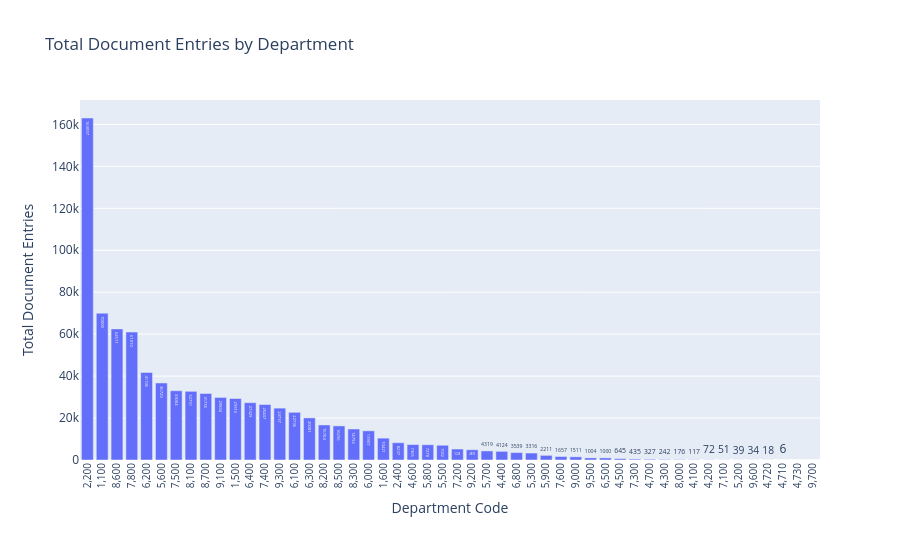

The code cell stored with this chart in its notebook:
### Code cell
# 2. Plotly Bar Chart Creation
fig = px.bar(
    doc_tracking_summary,
    x='RFED_DOC_DEPT_CD',
    y='Total_Document_Entries',
    title='Total Document Entries by Department',
    labels={'RFED_DOC_DEPT_CD': 'Department Code', 'Total_Document_Entries': 'Total Entries'},
    text='Total_Document_Entries'
)

# 3. Fix Layout Settings (Typo in 'update_layout' fixed)
fig.update_layout(
    xaxis_tickangle=-90,
    xaxis=dict(tickfont=dict(size=10)),
    yaxis=dict(title='Total Document Entries'),
    margin=dict(b=100)
)

fig.show()

### Figure 1 — Plotly figure (JSON) as saved in the notebook; plotly's stock layout.template omitted (floating-point values rounded to 4 significant figures)
{"data": [{"hovertemplate": "Department Code=%{x}<br>Total Entries=%{text}<extra></extra>", "legendgroup": "", "marker": {"color": "#636efa", "pattern": {"shape": ""}}, "name": "", "orientation": "v", "showlegend": false, "text": [163100.0, 70000.0, 62510.0, 61010.0, 41740.0, 36720.0, 33000.0, 32750.0, 31760.0, 29830.0, 29320.0, 27330.0, 26450.0, 24740.0, 22740.0, 20080.0, 16700.0, 16260.0, 14790.0, 13910.0, 10420.0, 8237.0, 7365.0, 7278.0, 7032.0, 5228.0, 4893.0, 4319.0, 4124.0, 3539.0, 3316.0, 2211.0, 1657.0, 1511.0, 1004.0, 1000.0, 645.0, 435.0, 327.0, 242.0, 176.0, 117.0, 72.0, 51.0, 39.0, 34.0, 18.0, 6.0, 1.0, 1.0], "textposition": "auto", "type": "bar", "x": ["2,200", "1,100", "8,600", "7,800", "6,200", "5,600", "7,500", "8,100", "8,700", "9,100", "1,500", "6,400", "7,400", "9,300", "6,100", "6,300", "8,200", "8,500", "8,300", "6,000", "1,600", "2,400", "4,600", "5,800", "5,500", "7,200", "9,200", "5,700", "4,400", "6,800", "5,300", "5,900", "7,600", "9,000", "9,500", "6,500", "4,500", "7,300", "4,700", "4,300", "8,000", "4,100", "4,200", "7,100", "5,200", "9,600", "4,720", "4,710", "4,730", "9,700"], "xaxis": "x", "y": [163057, 70000, 62511, 61010, 41745, 36720, 33004, 32751, 31755, 29834, 29316, 27329, 26447, 24737, 22736, 20081, 16704, 16256, 14792, 13907, 10421, 8237, 7365, 7278, 7032, 5228, 4893, 4319, 4124, 3539, 3316, 2211, 1657, 1511, 1004, 1000, 645, 435, 327, 242, 176, 117, 72, 51, 39, 34, 18, 6, 1, 1], "yaxis": "y"}], "layout": {"barmode": "relative", "legend": {"tracegroupgap": 0}, "margin": {"b": 100}, "title": {"text": "Total Document Entries by Department"}, "xaxis": {"anchor": "y", "domain": [0, 1], "tickangle": -90, "tickfont": {"size": 10}, "title": {"text": "Department Code"}}, "yaxis": {"anchor": "x", "domain": [0, 1], "title": {"text": "Total Document Entries"}}}}
